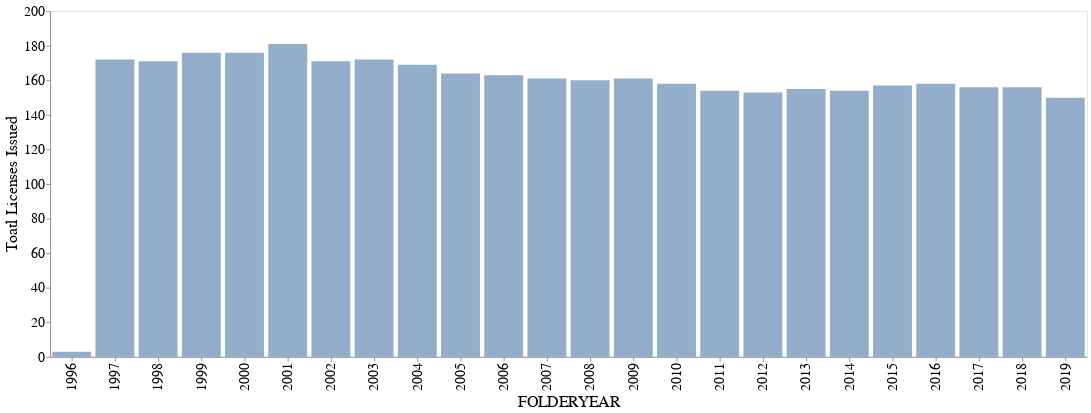

The notebook cell this image was saved under:
### Code cell
make_plot('FOLDERYEAR')

### Figure 1 — Vega-Lite specification as saved in the notebook (floating-point values rounded to 4 significant figures; data arrays with more than 128 entries replaced by an {"elided": "..."} marker saying what was removed)
{"config": {"view": {"continuousWidth": 400, "continuousHeight": 300}, "axis": {"labelFontSize": 16, "labelFontWeight": 400, "titleFontSize": 18, "titleFontWeight": 400}, "header": {"title": null}, "mark": {"opacity": 0.6}}, "data": {"name": "data-11d593660425d75e097a1227e3811e3a"}, "mark": "bar", "encoding": {"x": {"type": "nominal", "field": "FOLDERYEAR"}, "y": {"type": "quantitative", "aggregate": "count", "axis": {"grid": false}, "title": "Toatl Licenses Issued"}}, "height": 400, "width": 1200, "$schema": "https://vega.github.io/schema/vega-lite/v4.8.1.json", "datasets": {"data-11d593660425d75e097a1227e3811e3a": {"elided": "3751 records"}}}
